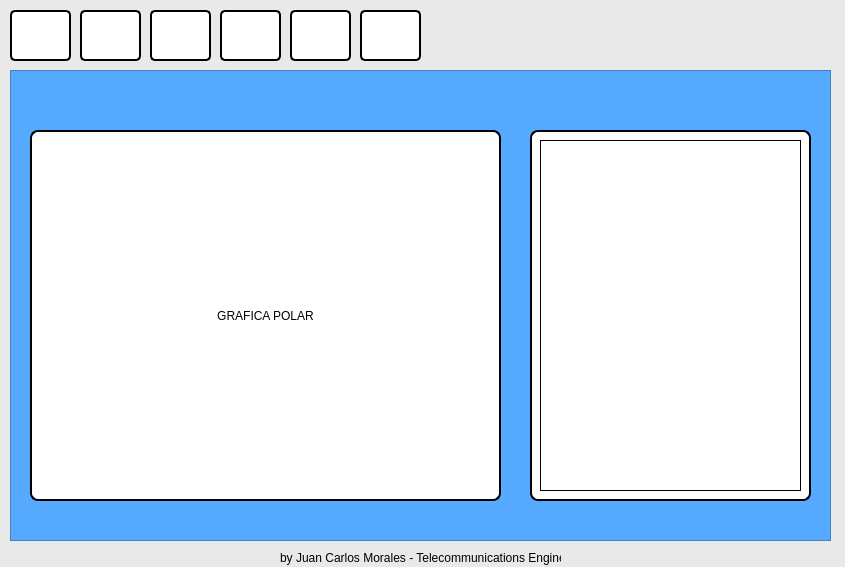
<?xml version="1.0" encoding="UTF-8"?>
<ui version="4.0">
 <class>PolarGraphs</class>
 <widget class="QMainWindow" name="PolarGraphs">
  <property name="geometry">
   <rect>
    <x>0</x>
    <y>0</y>
    <width>845</width>
    <height>567</height>
   </rect>
  </property>
  <property name="windowTitle">
   <string>MainWindow</string>
  </property>
  <property name="styleSheet">
   <string notr="true">background-color:#e9e9e9;</string>
  </property>
  <widget class="QWidget" name="centralwidget">
   <widget class="QFrame" name="frame">
    <property name="geometry">
     <rect>
      <x>10</x>
      <y>70</y>
      <width>821</width>
      <height>471</height>
     </rect>
    </property>
    <property name="styleSheet">
     <string notr="true">background-color: rgb(85, 170, 255);</string>
    </property>
    <property name="frameShape">
     <enum>QFrame::StyledPanel</enum>
    </property>
    <property name="frameShadow">
     <enum>QFrame::Raised</enum>
    </property>
    <widget class="QFrame" name="frame_2">
     <property name="geometry">
      <rect>
       <x>20</x>
       <y>60</y>
       <width>471</width>
       <height>371</height>
      </rect>
     </property>
     <property name="styleSheet">
      <string notr="true">QFrame{
background-color: rgb(255, 255, 255);
border-radius: 8px;
border: 2px solid #000000;
}</string>
     </property>
     <property name="frameShape">
      <enum>QFrame::StyledPanel</enum>
     </property>
     <property name="frameShadow">
      <enum>QFrame::Raised</enum>
     </property>
     <layout class="QVBoxLayout" name="verticalLayout_2" stretch="1,5">
      <item>
       <widget class="QLabel" name="label">
        <property name="styleSheet">
         <string notr="true">QLabel {
border: none;
}</string>
        </property>
        <property name="text">
         <string>GRAFICA POLAR</string>
        </property>
        <property name="alignment">
         <set>Qt::AlignCenter</set>
        </property>
       </widget>
      </item>
      <item>
       <layout class="QVBoxLayout" name="verticalLayout"/>
      </item>
     </layout>
    </widget>
    <widget class="QFrame" name="frame_3">
     <property name="geometry">
      <rect>
       <x>520</x>
       <y>60</y>
       <width>281</width>
       <height>371</height>
      </rect>
     </property>
     <property name="styleSheet">
      <string notr="true">QFrame{
background-color: rgb(255, 255, 255);
border-radius: 8px;
border: 2px solid #000000;
}</string>
     </property>
     <property name="frameShape">
      <enum>QFrame::StyledPanel</enum>
     </property>
     <property name="frameShadow">
      <enum>QFrame::Raised</enum>
     </property>
     <widget class="QTableWidget" name="tableWidget">
      <property name="geometry">
       <rect>
        <x>10</x>
        <y>10</y>
        <width>261</width>
        <height>351</height>
       </rect>
      </property>
      <property name="styleSheet">
       <string notr="true">QTableWidget{
background-color: rgb(255, 255, 255);
border-radius: 0px;
border: 1px solid #000000;
}</string>
      </property>
     </widget>
    </widget>
   </widget>
   <widget class="QPushButton" name="pushButton">
    <property name="geometry">
     <rect>
      <x>10</x>
      <y>10</y>
      <width>61</width>
      <height>51</height>
     </rect>
    </property>
    <property name="toolTip">
     <string>&lt;html&gt;&lt;head/&gt;&lt;body&gt;&lt;p&gt;Open&lt;/p&gt;&lt;/body&gt;&lt;/html&gt;</string>
    </property>
    <property name="styleSheet">
     <string notr="true">QPushButton{
image: url(:/icons/Iconos/abrir.png);
background-color: rgb(255, 255, 255);
border-radius: 5px;
border: 2px solid #000000;
}</string>
    </property>
    <property name="text">
     <string/>
    </property>
   </widget>
   <widget class="QPushButton" name="pushButton_2">
    <property name="geometry">
     <rect>
      <x>80</x>
      <y>10</y>
      <width>61</width>
      <height>51</height>
     </rect>
    </property>
    <property name="toolTip">
     <string>&lt;html&gt;&lt;head/&gt;&lt;body&gt;&lt;p&gt;New plot&lt;/p&gt;&lt;/body&gt;&lt;/html&gt;</string>
    </property>
    <property name="styleSheet">
     <string notr="true">QPushButton{
image: url(:/icons/Iconos/Agregar.png);
background-color: rgb(255, 255, 255);
border-radius: 5px;
border: 2px solid #000000;
}</string>
    </property>
    <property name="text">
     <string/>
    </property>
   </widget>
   <widget class="QPushButton" name="pushButton_3">
    <property name="geometry">
     <rect>
      <x>150</x>
      <y>10</y>
      <width>61</width>
      <height>51</height>
     </rect>
    </property>
    <property name="toolTip">
     <string>&lt;html&gt;&lt;head/&gt;&lt;body&gt;&lt;p&gt;Save&lt;/p&gt;&lt;/body&gt;&lt;/html&gt;</string>
    </property>
    <property name="styleSheet">
     <string notr="true">QPushButton{
	image: url(:/icons/Iconos/Guardar.png);

background-color: rgb(255, 255, 255);
border-radius: 5px;
border: 2px solid #000000;
}</string>
    </property>
    <property name="text">
     <string/>
    </property>
   </widget>
   <widget class="QPushButton" name="pushButton_4">
    <property name="geometry">
     <rect>
      <x>220</x>
      <y>10</y>
      <width>61</width>
      <height>51</height>
     </rect>
    </property>
    <property name="toolTip">
     <string>&lt;html&gt;&lt;head/&gt;&lt;body&gt;&lt;p&gt;Interpolate&lt;/p&gt;&lt;/body&gt;&lt;/html&gt;</string>
    </property>
    <property name="styleSheet">
     <string notr="true">QPushButton{
	image: url(:/icons/Iconos/interpolar.png);

background-color: rgb(255, 255, 255);
border-radius: 5px;
border: 2px solid #000000;
}</string>
    </property>
    <property name="text">
     <string/>
    </property>
   </widget>
   <widget class="QPushButton" name="pushButton_5">
    <property name="geometry">
     <rect>
      <x>290</x>
      <y>10</y>
      <width>61</width>
      <height>51</height>
     </rect>
    </property>
    <property name="toolTip">
     <string>&lt;html&gt;&lt;head/&gt;&lt;body&gt;&lt;p&gt;Polar plot&lt;/p&gt;&lt;/body&gt;&lt;/html&gt;</string>
    </property>
    <property name="styleSheet">
     <string notr="true">QPushButton{
	image: url(:/icons/Iconos/polar.png);
background-color: rgb(255, 255, 255);
border-radius: 5px;
border: 2px solid #000000;
}</string>
    </property>
    <property name="text">
     <string/>
    </property>
   </widget>
   <widget class="QPushButton" name="pushButton_6">
    <property name="geometry">
     <rect>
      <x>360</x>
      <y>10</y>
      <width>61</width>
      <height>51</height>
     </rect>
    </property>
    <property name="toolTip">
     <string>&lt;html&gt;&lt;head/&gt;&lt;body&gt;&lt;p&gt;Edit&lt;/p&gt;&lt;/body&gt;&lt;/html&gt;</string>
    </property>
    <property name="styleSheet">
     <string notr="true">QPushButton{
	image: url(:/icons/Iconos/Editar.png);
background-color: rgb(255, 255, 255);
border-radius: 5px;
border: 2px solid #000000;
}</string>
    </property>
    <property name="text">
     <string/>
    </property>
    <property name="iconSize">
     <size>
      <width>20</width>
      <height>20</height>
     </size>
    </property>
   </widget>
   <widget class="QLabel" name="label_2">
    <property name="geometry">
     <rect>
      <x>750</x>
      <y>10</y>
      <width>91</width>
      <height>51</height>
     </rect>
    </property>
    <property name="styleSheet">
     <string notr="true">image: url(:/icons/Iconos/cst.png);</string>
    </property>
    <property name="text">
     <string/>
    </property>
   </widget>
   <widget class="QLabel" name="label_3">
    <property name="geometry">
     <rect>
      <x>280</x>
      <y>550</y>
      <width>281</width>
      <height>16</height>
     </rect>
    </property>
    <property name="text">
     <string>by Juan Carlos Morales - Telecommunications Engineer</string>
    </property>
   </widget>
  </widget>
 </widget>
 <resources>
  <include location="polar_icon.qrc"/>
 </resources>
 <connections/>
</ui>
